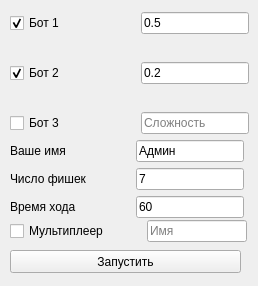
<?xml version="1.0" encoding="UTF-8"?>
<ui version="4.0">
 <class>Form</class>
 <widget class="QWidget" name="Form">
  <property name="geometry">
   <rect>
    <x>0</x>
    <y>0</y>
    <width>258</width>
    <height>286</height>
   </rect>
  </property>
  <property name="sizePolicy">
   <sizepolicy hsizetype="Fixed" vsizetype="Fixed">
    <horstretch>0</horstretch>
    <verstretch>0</verstretch>
   </sizepolicy>
  </property>
  <property name="minimumSize">
   <size>
    <width>258</width>
    <height>286</height>
   </size>
  </property>
  <property name="maximumSize">
   <size>
    <width>258</width>
    <height>286</height>
   </size>
  </property>
  <property name="windowTitle">
   <string>Создание игры</string>
  </property>
  <widget class="QPushButton" name="pushButton">
   <property name="geometry">
    <rect>
     <x>10</x>
     <y>250</y>
     <width>231</width>
     <height>23</height>
    </rect>
   </property>
   <property name="text">
    <string>Запустить</string>
   </property>
  </widget>
  <widget class="QWidget" name="layoutWidget">
   <property name="geometry">
    <rect>
     <x>10</x>
     <y>12</y>
     <width>239</width>
     <height>122</height>
    </rect>
   </property>
   <layout class="QVBoxLayout" name="verticalLayout">
    <item>
     <layout class="QHBoxLayout" name="horizontalLayout">
      <item>
       <widget class="QCheckBox" name="checkBox_1">
        <property name="text">
         <string>Бот 1</string>
        </property>
        <property name="checked">
         <bool>true</bool>
        </property>
        <property name="autoRepeat">
         <bool>false</bool>
        </property>
       </widget>
      </item>
      <item>
       <spacer name="horizontalSpacer">
        <property name="orientation">
         <enum>Qt::Horizontal</enum>
        </property>
        <property name="sizeHint" stdset="0">
         <size>
          <width>40</width>
          <height>20</height>
         </size>
        </property>
       </spacer>
      </item>
      <item>
       <widget class="QLineEdit" name="lineEdit_1">
        <property name="inputMethodHints">
         <set>Qt::ImhNone</set>
        </property>
        <property name="inputMask">
         <string/>
        </property>
        <property name="text">
         <string>0.5</string>
        </property>
        <property name="placeholderText">
         <string>Сложность</string>
        </property>
       </widget>
      </item>
     </layout>
    </item>
    <item>
     <spacer name="verticalSpacer">
      <property name="orientation">
       <enum>Qt::Vertical</enum>
      </property>
      <property name="sizeHint" stdset="0">
       <size>
        <width>20</width>
        <height>13</height>
       </size>
      </property>
     </spacer>
    </item>
    <item>
     <layout class="QHBoxLayout" name="horizontalLayout_2">
      <item>
       <widget class="QCheckBox" name="checkBox_2">
        <property name="text">
         <string>Бот 2</string>
        </property>
        <property name="checked">
         <bool>true</bool>
        </property>
        <property name="autoRepeat">
         <bool>false</bool>
        </property>
       </widget>
      </item>
      <item>
       <spacer name="horizontalSpacer_2">
        <property name="orientation">
         <enum>Qt::Horizontal</enum>
        </property>
        <property name="sizeHint" stdset="0">
         <size>
          <width>40</width>
          <height>20</height>
         </size>
        </property>
       </spacer>
      </item>
      <item>
       <widget class="QLineEdit" name="lineEdit_2">
        <property name="inputMask">
         <string/>
        </property>
        <property name="text">
         <string>0.2</string>
        </property>
        <property name="placeholderText">
         <string>Сложность</string>
        </property>
       </widget>
      </item>
     </layout>
    </item>
    <item>
     <spacer name="verticalSpacer_2">
      <property name="orientation">
       <enum>Qt::Vertical</enum>
      </property>
      <property name="sizeHint" stdset="0">
       <size>
        <width>20</width>
        <height>17</height>
       </size>
      </property>
     </spacer>
    </item>
    <item>
     <layout class="QHBoxLayout" name="horizontalLayout_3">
      <item>
       <widget class="QCheckBox" name="checkBox_3">
        <property name="text">
         <string>Бот 3</string>
        </property>
       </widget>
      </item>
      <item>
       <spacer name="horizontalSpacer_3">
        <property name="orientation">
         <enum>Qt::Horizontal</enum>
        </property>
        <property name="sizeHint" stdset="0">
         <size>
          <width>40</width>
          <height>20</height>
         </size>
        </property>
       </spacer>
      </item>
      <item>
       <widget class="QLineEdit" name="lineEdit_3">
        <property name="inputMask">
         <string/>
        </property>
        <property name="placeholderText">
         <string>Сложность</string>
        </property>
       </widget>
      </item>
     </layout>
    </item>
   </layout>
  </widget>
  <widget class="QWidget" name="layoutWidget">
   <property name="geometry">
    <rect>
     <x>10</x>
     <y>140</y>
     <width>234</width>
     <height>80</height>
    </rect>
   </property>
   <layout class="QVBoxLayout" name="verticalLayout_2">
    <item>
     <layout class="QHBoxLayout" name="horizontalLayout_4">
      <item>
       <widget class="QLabel" name="label">
        <property name="text">
         <string>Ваше имя</string>
        </property>
       </widget>
      </item>
      <item>
       <spacer name="horizontalSpacer_4">
        <property name="orientation">
         <enum>Qt::Horizontal</enum>
        </property>
        <property name="sizeHint" stdset="0">
         <size>
          <width>18</width>
          <height>20</height>
         </size>
        </property>
       </spacer>
      </item>
      <item>
       <widget class="QLineEdit" name="lineEdit_Name">
        <property name="text">
         <string>Админ</string>
        </property>
       </widget>
      </item>
     </layout>
    </item>
    <item>
     <layout class="QHBoxLayout" name="horizontalLayout_5">
      <item>
       <widget class="QLabel" name="label_2">
        <property name="text">
         <string>Число фишек</string>
        </property>
       </widget>
      </item>
      <item>
       <spacer name="horizontalSpacer_5">
        <property name="orientation">
         <enum>Qt::Horizontal</enum>
        </property>
        <property name="sizeHint" stdset="0">
         <size>
          <width>18</width>
          <height>20</height>
         </size>
        </property>
       </spacer>
      </item>
      <item>
       <widget class="QLineEdit" name="lineEdit_Start">
        <property name="inputMask">
         <string>D</string>
        </property>
        <property name="text">
         <string>7</string>
        </property>
       </widget>
      </item>
     </layout>
    </item>
    <item>
     <layout class="QHBoxLayout" name="horizontalLayout_6">
      <item>
       <widget class="QLabel" name="label_3">
        <property name="text">
         <string>Время хода</string>
        </property>
       </widget>
      </item>
      <item>
       <spacer name="horizontalSpacer_6">
        <property name="orientation">
         <enum>Qt::Horizontal</enum>
        </property>
        <property name="sizeHint" stdset="0">
         <size>
          <width>18</width>
          <height>20</height>
         </size>
        </property>
       </spacer>
      </item>
      <item>
       <widget class="QLineEdit" name="lineEdit_time">
        <property name="inputMask">
         <string>D00</string>
        </property>
        <property name="text">
         <string>60</string>
        </property>
       </widget>
      </item>
     </layout>
    </item>
   </layout>
  </widget>
  <widget class="QWidget" name="layoutWidget_2">
   <property name="geometry">
    <rect>
     <x>10</x>
     <y>220</y>
     <width>237</width>
     <height>22</height>
    </rect>
   </property>
   <layout class="QHBoxLayout" name="horizontalLayout_7">
    <item>
     <widget class="QCheckBox" name="checkBox_Multi">
      <property name="text">
       <string>Мультиплеер</string>
      </property>
     </widget>
    </item>
    <item>
     <spacer name="horizontalSpacer_7">
      <property name="orientation">
       <enum>Qt::Horizontal</enum>
      </property>
      <property name="sizeHint" stdset="0">
       <size>
        <width>40</width>
        <height>20</height>
       </size>
      </property>
     </spacer>
    </item>
    <item>
     <widget class="QLineEdit" name="lineEdit_Multi">
      <property name="inputMask">
       <string/>
      </property>
      <property name="placeholderText">
       <string>Имя</string>
      </property>
     </widget>
    </item>
   </layout>
  </widget>
 </widget>
 <resources/>
 <connections/>
</ui>
